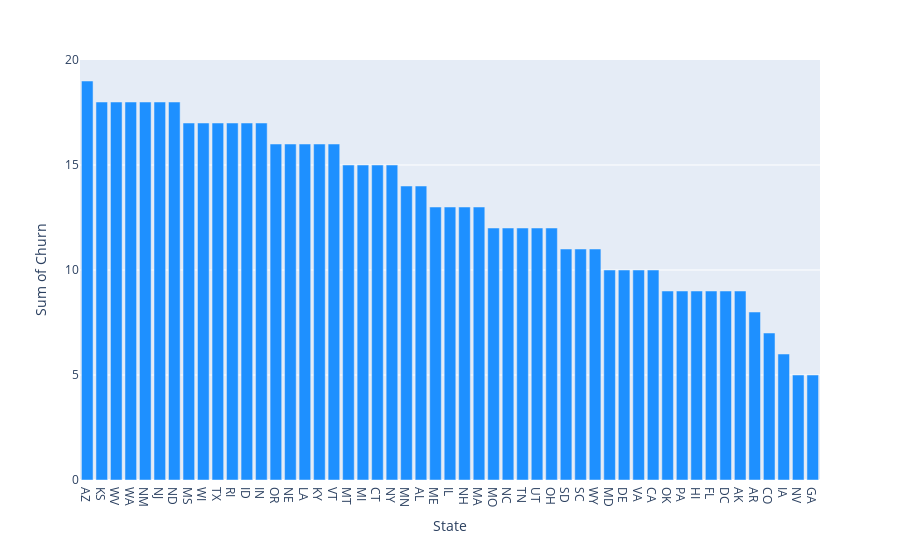

Notebook source saved alongside this figure:
### Code cell
# Muitas vezes a geografia pode ser relevante, por isso vamos separar os clientes perdidos por estado

dfx = df[["State", "Churn"]]
churn = dfx.groupby(["State"]).count().sort_values(["Churn"], ascending=False).rename(columns={"Churn" : "Sum of Churn"}).reset_index()
churn.head(10)

fig1 = px.bar(churn, x = "State", y = "Sum of Churn", color_discrete_sequence =['dodgerblue']*len(churn))
fig1.show()

### Figure 1 — Plotly figure (JSON) as saved in the notebook; plotly's stock layout.template omitted (floating-point values rounded to 4 significant figures)
{"data": [{"alignmentgroup": "True", "hovertemplate": "State=%{x}<br>Sum of Churn=%{y}<extra></extra>", "legendgroup": "", "marker": {"color": "dodgerblue", "pattern": {"shape": ""}}, "name": "", "offsetgroup": "", "orientation": "v", "showlegend": false, "textposition": "auto", "type": "bar", "x": ["AZ", "KS", "WV", "WA", "NM", "NJ", "ND", "MS", "WI", "TX", "RI", "ID", "IN", "OR", "NE", "LA", "KY", "VT", "MT", "MI", "CT", "NY", "MN", "AL", "ME", "IL", "NH", "MA", "MO", "NC", "TN", "UT", "OH", "SD", "SC", "WY", "MD", "DE", "VA", "CA", "OK", "PA", "HI", "FL", "DC", "AK", "AR", "CO", "IA", "NV", "GA"], "xaxis": "x", "y": [19, 18, 18, 18, 18, 18, 18, 17, 17, 17, 17, 17, 17, 16, 16, 16, 16, 16, 15, 15, 15, 15, 14, 14, 13, 13, 13, 13, 12, 12, 12, 12, 12, 11, 11, 11, 10, 10, 10, 10, 9, 9, 9, 9, 9, 9, 8, 7, 6, 5, 5], "yaxis": "y"}], "layout": {"barmode": "relative", "legend": {"tracegroupgap": 0}, "margin": {"t": 60}, "xaxis": {"anchor": "y", "domain": [0, 1], "title": {"text": "State"}}, "yaxis": {"anchor": "x", "domain": [0, 1], "title": {"text": "Sum of Churn"}}}}
